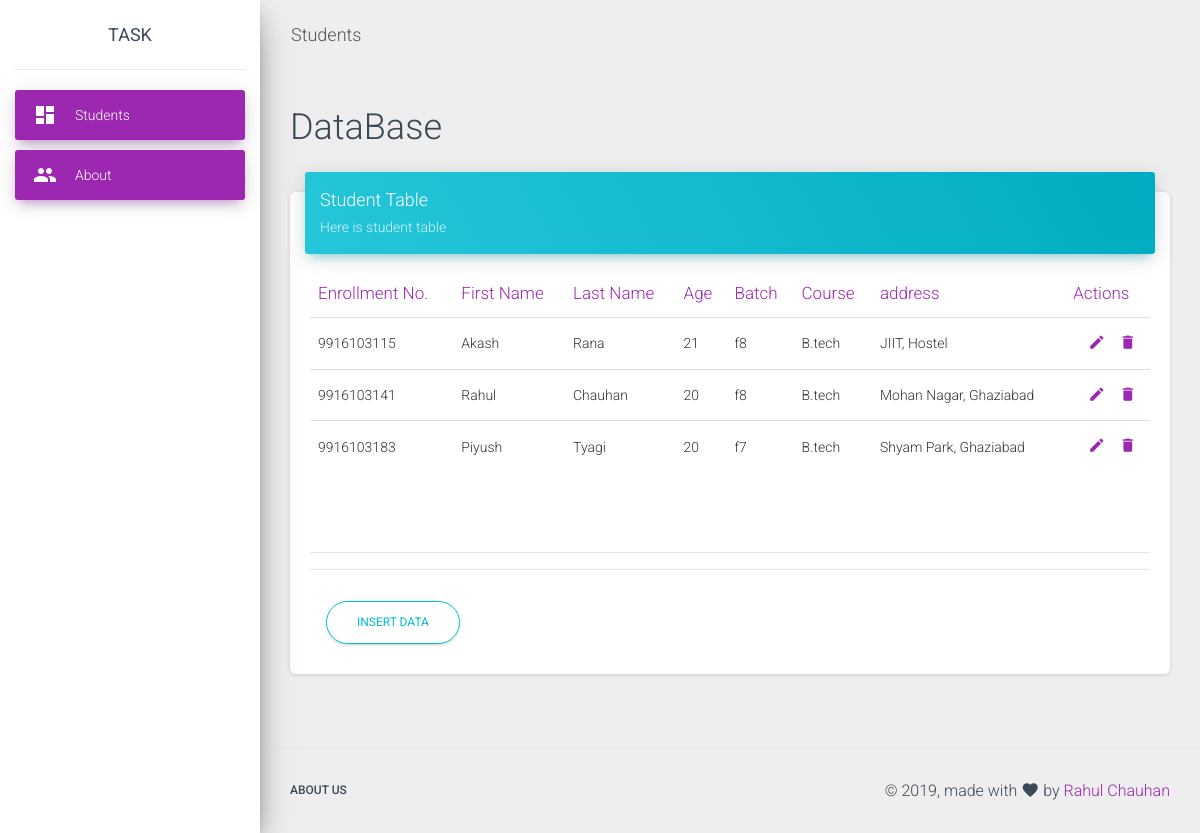
The page / on the database its author committed.
### student_task/models.py (models this page shows, shortened)
class student(models.Model):
	enrl_no = models.IntegerField(primary_key=True)
	first_name = models.CharField(max_length=100)
	last_name = models.CharField(max_length=100)
	age = models.CharField(max_length=100)
	batch = models.CharField(max_length=100)
	course = models.CharField(max_length=100)
	address = models.CharField(max_length=100)

### student_task/views.py (the view)
# urls.py: 2. Add a URL to urlpatterns:  path('', views.home, name='home')
def home(request):
	st=student.objects.all()
	return render(request=request, template_name="index.html", context={"st":st})

### student_task/templates/index.html (shortened to what this page needs)
<!doctype html>
<html lang="en">
<head>
  <link rel="stylesheet" href="https://maxcdn.bootstrapcdn.com/font-awesome/latest/css/font-awesome.min.css">
  <link href="/static/css/material-dashboard.css?v=2.1.1" rel="stylesheet" />
  <link href="/static/demo/demo.css" rel="stylesheet" /></head>
<body>
  <div class="wrapper ">
    <div class="sidebar" data-color="purple" data-background-color="white">
      <div class="logo">
        <a href="#" class="simple-text logo-normal">
          Task
        </a>
      </div>
      <div class="sidebar-wrapper">
        <ul class="nav">
          <li class="nav-item active  ">
            <a class="nav-link" href="/">
              <i class="material-icons">dashboard</i>
              <p>Students</p>
            </a>
          </li>
          <li class="nav-item active  ">
            <a class="nav-link" href="/about">
              <i class="material-icons">people</i>
              <p>About</p>
            </a>
          </li>
        </ul>
      </div>
    </div>
    <div class="main-panel">
      <nav class="navbar navbar-expand-lg navbar-transparent navbar-absolute fixed-top ">
        <div class="container-fluid">
          <div class="navbar-wrapper">
            <a class="navbar-brand" href="#pablo">Students</a>
          </div>
        </div>
      </nav>
      <div class="content">
        <div class="container-fluid">
          <h2>DataBase</h2>
          <div class="row">
            <div class="col-md-12">
              <div class="card">
                <div class="card-header card-header-info">
                  <h4 class="card-title ">Student Table </h4>
                  <p class="card-category"> Here is student table</p>
                </div>
                <div class="card-body">
                  <div class="table-responsive">
                    <table class="table">
                      <thead class=" text-primary">
                        <tr><th>
                          Enrollment No.
                        </th>
                        <th>
                          First Name
                        </th>
                        <th>
                          Last Name
                        </th>
                        <th>
                          Age
                        </th>
                        <th>
                          Batch
                        </th>
                        <th>
                          Course
                        </th>
                        <th>
                          address
                        </th>
                        <th>
                          Actions
                        </th>
                      </tr></thead>
                      <tbody>
                        {% for stu in st %}
                          <tr>
                          <td>
                            {{stu.enrl_no}}
                          </td>
                          <td>
                            {{stu.first_name}}
                          </td>
                          <td>
                            {{stu.last_name}}
                          </td>
                          <td>
                            {{stu.age}}
                          </td>
                          <td>
                            {{stu.batch}}
                          </td>
                          <td>
                            {{stu.course}}
                          </td>
                          <td>
                            {{stu.address}}
                          </td>
                          <td class="td-actions text-right">
                              <button title="" class="btn btn-primary btn-link btn-sm" type="button" data-original-title="Edit Task" rel="tooltip" >
                               <a href="/data/{{stu.enrl_no}}/update"> <i class="material-icons">edit</i></a>
                              </button>
                              <button title="" class="btn btn-danger btn-link btn-sm" aria-describedby="tooltip370378" type="button" data-original-title="Remove" rel="tooltip">
                                <a href="/data/{{stu.enrl_no}}/delete"> <i class="material-icons">delete</i></a>
                              <div class="ripple-container"></div></button>
                            </td>
                        </tr>
                        {% endfor %}
                      </tbody>
                    </table>
                    <br><br>
                    <hr><hr>
                    <div class="card-footer">
                  <div class="stats">
                    <a class="btn btn-outline-info btn-round" href="{% url 'data-create' %}">Insert Data</a>
                  </div>
                </div>
                  </div>
                </div>
              </div>
            </div>
          </div>
        </div>
      </div>
      <footer class="footer footer-default">
    <div class="container">
      <nav class="float-left">
        <ul>
          <li>
            <a href="/about">
              About Us
            </a>
          </li>
        </ul>
      </nav>
      <div class="copyright float-right">
        &copy;
        , made with <i class="material-icons">favorite</i> by
        <a href="/about" target="_blank">Rahul Chauhan</a>
      </div>
    </div>
  </footer>
    </div>
  </div>
</body>
</html>

### rows shown on the page
student: enrl_no "9916103115", first_name "Akash", last_name "Rana", age "21", batch "f8", course "B.tech", address "JIIT, Hostel"
student: enrl_no "9916103141", first_name "Rahul", last_name "Chauhan", age "20", batch "f8", course "B.tech", address "Mohan Nagar, Ghaziabad"
student: enrl_no "9916103183", first_name "Piyush", last_name "Tyagi", age "20", batch "f7", course "B.tech", address "Shyam Park, Ghaziabad"
